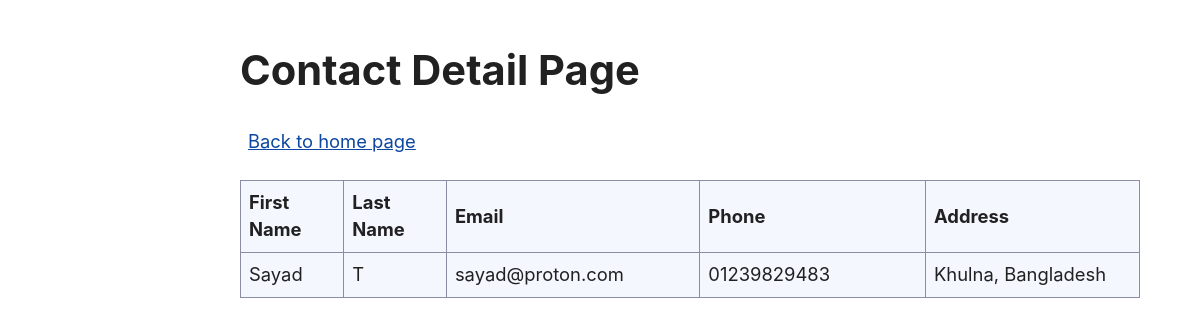
Screenshot of /contact/detail/1 with the database file from the repository.
### contact/models.py (models this page shows)
class Contact(models.Model):
    first_name = models.CharField(max_length=255)
    last_name = models.CharField(max_length=255)
    email = models.EmailField(unique=True)
    phone = models.CharField(max_length=15,unique=True)
    address = models.TextField()

### contact/views.py (the view)
# urls.py: path('detail/<int:pk>', views.contact_detail, name='contact-detail'),
def contact_detail(request, pk):
    try:
        contact = Contact.objects.get(pk=pk)
        print(contact)
        return render(request, 'contact_detail.html', {'contact': contact})
    except Contact.DoesNotExist:
        return render(request, 'not_found.html')

### contact/templates/contact_detail.html
{% extends 'contact_base.html' %}
{% block content %}
<h2>Contact Detail Page</h2>
<div>
    <a style="margin: .5rem;" href="/contact/">Back to home page</a>
</div>
<div>
    {% if contact %}
    <table style="width: 900px;">
        <tr>
            <th style="width: 150px;">First Name</th>
            <th style="width: 150px;">Last Name</th>
            <th style="width: 350px;">Email</th>
            <th style="width: 350px;">Phone</th>
            <th style="width: 350px;">Address</th>
        </tr>
        <tr>
            <td>{{contact.first_name}}</td>
            <td>{{contact.last_name}}</td>
            <td>{{contact.email}}</td>
            <td>{{contact.phone}}</td>
            <td>{{contact.address}}</td>
        </tr>
    </table>
    {% endif %}
</div>
{% endblock %}

### contact/static/css/styles.css (style rules this page uses)
:root, ::backdrop { --sans-font: -apple-system, BlinkMacSystemFont, "Avenir Next", Avenir, "Nimbus Sans L", Roboto, "Noto Sans", "Segoe UI", Arial, Helvetica, "Helvetica Neue", sans-serif; --mono-font: Consolas, Menlo, Monaco, "Andale Mono", "Ubuntu Mono", monospace; --standard-border-radius: 5px; --bg: #fff; --accent-bg: #f5f7ff; --text: #212121; --text-light: #585858; --border: #898ea4; --accent: #0d47a1; --accent-hover: #1266e2; --accent-text: var(--bg); --code: #d81b60; --preformatted: #444; --marked: #fd3; --disabled: #efefef; }
html { font-family: var(--sans-font); scroll-behavior: smooth; }
body { color: var(--text); background-color: var(--bg); grid-template-columns: 1fr min(45rem, 90%) 1fr; margin: 0; font-size: 1.15rem; line-height: 1.5; display: grid; }
body > * { grid-column: 2; }
h2 { margin-top: 3rem; font-size: 2.6rem; }
p, h1, h2, h3, h4, h5, h6 { overflow-wrap: break-word; }
h1, h2, h3 { line-height: 1.1; }
a, a:visited { color: var(--accent); }
table { border-collapse: collapse; margin: 1.5rem 0; }
td, th { border: 1px solid var(--border); text-align: start; padding: 0.5rem; }
th { background-color: var(--accent-bg); font-weight: 700; }
tr:nth-child(2n) { background-color: var(--accent-bg); }

### rows the page displays
Contact: first_name "Sayad", last_name "T", email "sayad@proton.com", phone "01239829483", address "Khulna, Bangladesh"
